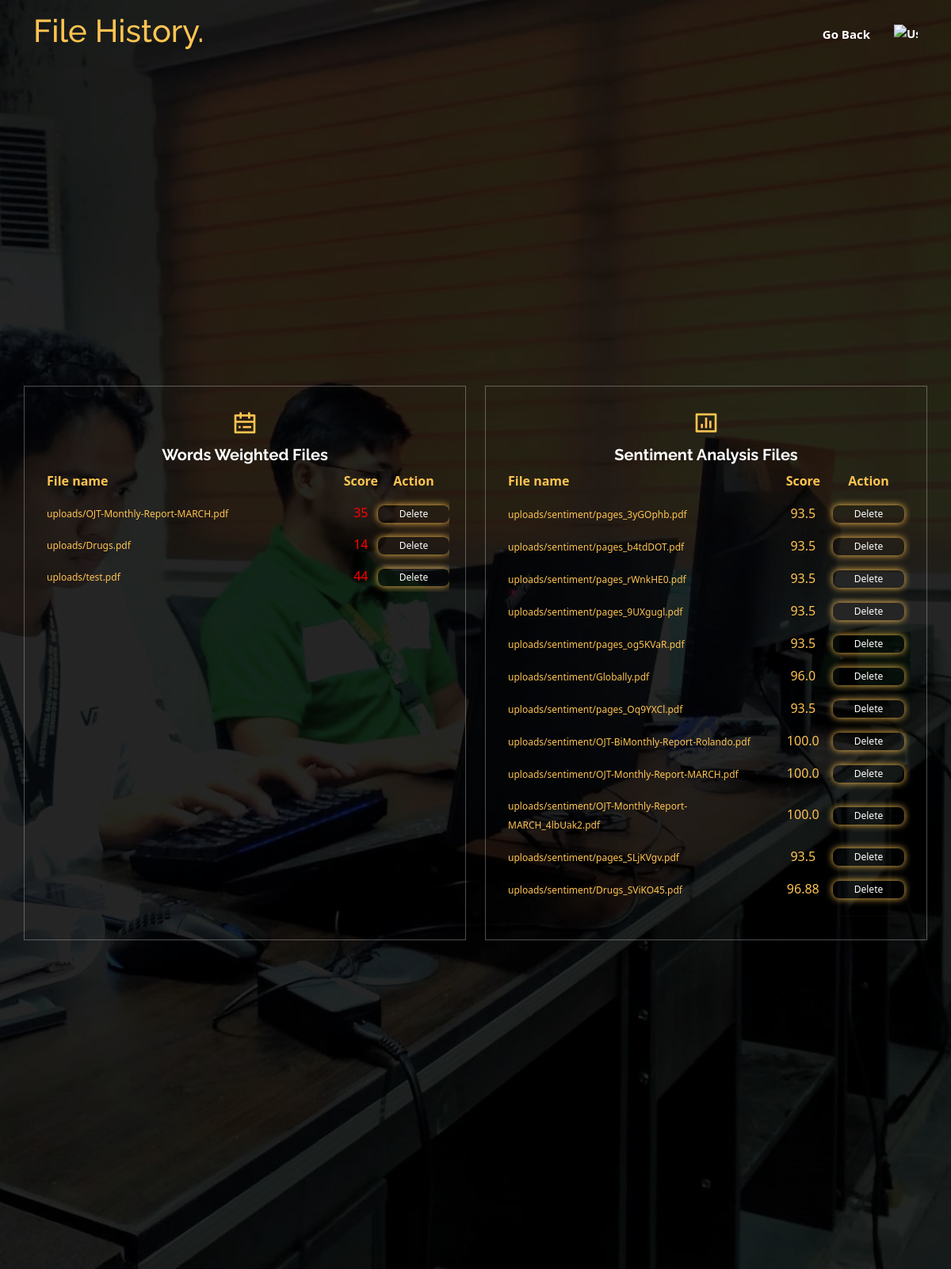
The app's page /user-files/ (signed in) with its own data.
### myApp/models.py (models this page shows, shortened)
class FileKeywordCount(models.Model):
    user = models.ForeignKey(User, on_delete=models.CASCADE)
    file = models.FileField(upload_to='uploads/')
    file_type = models.CharField(max_length=10)
    keyword_count = models.JSONField()
    date_added = models.DateField(default=timezone.now)
    backUp = models.IntegerField(default=1)
    date_backUp = models.DateField(default=timezone.now)

class UploadedFile(models.Model):
    user = models.ForeignKey(get_user_model(), on_delete=models.CASCADE)
    document = models.FileField(upload_to='uploads/sentiment/')
    similarity_score = models.FloatField(null=True, blank=True)
    date_added = models.DateField(default=timezone.now)
    file_type = models.CharField(max_length=100)  # Add the file_type field
    backUp = models.IntegerField(default=1)
    date_backUp = models.DateField(default=timezone.now)

### myApp/views.py (the view)
# urls.py: path('user-files/', views.user_files, name='user_files'),
@login_required
def user_files(request):
    user_files = FileKeywordCount.objects.filter(user=request.user)
    Sentiment_file = UploadedFile.objects.filter(user=request.user)
    if user_files.exists():
        for file_entry in user_files:
            overall_total = sum(data['total'] for data in file_entry.keyword_count.values())
            accept_score = AcceptScore.objects.first()  # Assuming only one accept score exists
            if overall_total == accept_score.score:
                score_description = "Score Passed"
            elif overall_total < accept_score.score:
                score_description = "Failed, Score is Below the passing score"
            else:
                score_description = "Failed, Score is Higher than the passing score"
            file_entry.overall_total = overall_total
            file_entry.score_description = score_description
    else:
        return render(request, 'user_files.html', {'no_data_available': True, 'Sentiment_file': Sentiment_file})
    if Sentiment_file.exists():
        return render(request, 'user_files.html', {'user_files': user_files, 'Sentiment_file': Sentiment_file})
    else:
        return render(request, 'user_files.html', {'no_sentiment_data_available': True, 'user_files': user_files})

### templates/user_files.html (shortened to what this page needs)
{% load static %}
<!DOCTYPE html>
<html lang="en">
<head>
    <link href="{% static 'vendor/aos/aos.css' %}" rel="stylesheet">
    <link href="{% static 'vendor/bootstrap/css/bootstrap.min.css' %}" rel="stylesheet">
    <link href="{% static 'vendor/bootstrap-icons/bootstrap-icons.css' %}" rel="stylesheet">
    <link href="{% static 'vendor/boxicons/css/boxicons.min.css' %}" rel="stylesheet">
    <link href="{% static 'vendor/glightbox/css/glightbox.min.css' %}" rel="stylesheet">
    <link href="{% static 'vendor/remixicon/remixicon.css' %}" rel="stylesheet">
    <link href="{% static 'vendor/swiper/swiper-bundle.min.css' %}" rel="stylesheet">
    <link href="{% static 'css/style.css' %}" rel="stylesheet">
</head>
<body>
<header id="header" class="fixed-top ">
    <div class="container d-flex align-items-center justify-content-lg-between">
        <h1 class="me-auto"><a href="#">File History<span>.</span></a></h1>
        <nav id="navbar" class="navbar order-last order-lg-0">
            <ul>
                <li>
                    <a href="{% url 'test' %}">Go Back</a>
                </li>
                <li>
                    <a href="{% url 'backUp' %}"><img src="../myApp/static/img/recycle-bin.png" alt="User Profile" style="width: 30px; height: 25px;"></a>
                </li>
            </ul>
        </nav>
    </div>
</header>
<section id="hero" class="d-flex align-items-center justify-content-center">
    <div class="container" data-aos="fade-up" style="padding:0;">
        <div class="row gy-4 mt-5 justify-content-center" data-aos="zoom-in" data-aos-delay="250" style="padding:0;">
            <div class="col-xl-2 col-md-4" id="box">
                <div class="icon-box">
                    <i class="ri-calendar-todo-line"></i>
                    <h3><a href="{% url 'user_upload' %}">Words Weighted Files</a></h3>
                    <div id="insideBox">
                        <table>
                            <tr>
                                <th style="text-align: left;">File name</th>
                                <th style="width: 40px; text-align: center; padding: 0;">Score</th>
                                <th style="width: 90px; padding: 0;">Action</th>
                            </tr>
                            {% if user_files %}
                                {% for file_entry in user_files %}
                                    {% if file_entry.backUp == 1 %}
                                        <tr>
                                            <td><a href="{% url 'file_details' file_entry.id %}" style="font-size: 12px;">{{file_entry.file.name}}</a></td>
                                            <td style="width: 40px; text-align: center;">
                                                {% if file_entry.score_description == "Score Passed" %}
                                                    <span style="color:#FFFFFF;">{{ file_entry.overall_total }}</span>
                                                {% else %}
                                                    <span style="color:red;">{{ file_entry.overall_total }}</span>
                                                {% endif %}</td>
                                            <td  style="width: 90px; padding: 0; padding-right: 0px;">
                                                <form action="{% url 'move_file' file_entry.id %}" method="post">
                                                    <button type="submit" style="font-size: 12px;">Delete</button>
                                                </form>
                                            </td>
                                        </tr>
                                    {% endif %}
                                {% endfor %}
                            {% else %}
                                <p style="color:#FBC150;font-weight: 500;">No Files Uploaded.</p>
                            {% endif %}
                        </table>
                    </div>
                </div>
            </div>
            <div class="col-xl-2 col-md-4" id="box">
                <div class="icon-box">
                    <i class="ri-bar-chart-box-line"></i>
                    <h3><a href="{% url 'user_files' %}">Sentiment Analysis Files</a></h3>
                    <div id="insideBox">
                        <table>
                            <tr>
                                <th style="text-align: left;">File name</th>
                                <th style="width: 40px; text-align: center;">Score</th>
                                <th style="width: 90px;">Action</th>
                            </tr>
                            {% if Sentiment_file %}
                                {% for uploaded_file in Sentiment_file %}
                                    {% if uploaded_file.backUp == 1 %}
                                        <tr>
                                            <td><a href="{{ uploaded_file.document.url }}" style="font-size: 12px;">{{ uploaded_file.document.name }}</a></td>
                                            <td style="width: 40px; text-align: center;">{{uploaded_file.similarity_score }}</td>
                                            <td style="width: 90px;">
                                                <form action="{% url 'move_file' uploaded_file.id %}" method="post">
                                                    <button type="submit" style="font-size: 12px;">Delete</button>
                                                </form>
                                            </td>
                                        </tr>
                                    {% endif %}
                                {% endfor %}
                            {% else %}
                                <p style="color:#FBC150;font-weight: 500;">No Files Uploaded.</p>
                            {% endif %}
                        </table>
                    </div>
                </div>
            </div>
        </div>
    </div>
</section>
</body>
</html>

### myApp/static/css/style.css (style rules this page uses)
a { color: #ffc451; text-decoration: none; }
h1, h2, h3, h4, h5, h6 { font-family: "Raleway", sans-serif; }
#header { transition: all 0.5s; z-index: 997; padding: 15px 0; }
.navbar { padding: 0; }
.navbar ul { margin: 0; padding: 0; display: flex; list-style: none; align-items: center; }
.navbar li { position: relative; }
.navbar a, .navbar a:focus { display: flex; align-items: center; justify-content: space-between; padding: 10px 0 10px 30px; font-size: 15px; font-weight: 600; color: #fff; white-space: nowrap; transition: 0.3s; }
#hero { width: 100%; min-height: 100vh; background: url("../img/Us.jpg") top center; background-size: cover; position: relative; }
#hero:before { content: ""; background: rgba(0, 0, 0, 0.6); position: absolute; bottom: 0; top: 0; left: 0; right: 0; }
#hero .container { position: relative; padding-top: 74px; text-align: center; }
#hero .icon-box { padding: 30px 20px; transition: ease-in-out 0.3s; border: 1px solid rgba(255, 255, 255, 0.3); height: 100%; text-align: center; }
#hero .icon-box i { font-size: 32px; line-height: 1; color: #ffc451; }
#hero .icon-box h3 { font-weight: 700; margin: 10px 0 0 0; padding: 0; line-height: 1; font-size: 20px; line-height: 26px; }
#hero .icon-box h3 a { color: #fff; transition: ease-in-out 0.3s; }
@media (min-width: 1024px) { #hero { background-attachment: fixed; } }
section { padding: 60px 0; overflow: hidden; }

### templates/user_files.html (style rules this page uses)
form button { width: 90px; color: #FFFF; background-color: transparent; border: 1px solid transparent; border-radius: 8px; box-shadow: 0px 0px 10px #ffc451; font-size: 12px; }
#box { height:auto; max-height: 700px; width: 50%; }
#insideBox { height: auto; max-height: 570px; overflow-y: auto; }
table { width: 100%; padding: 0; }
td, th { border: none; text-align: left; padding: 8px; color: #FFC451; }
th { text-align: center; }

### records on screen
FileKeywordCount: file.name "uploads/OJT-Monthly-Report-MARCH.pdf", overall_total "35"
FileKeywordCount: file.name "uploads/Drugs.pdf", overall_total "14"
FileKeywordCount: file.name "uploads/test.pdf", overall_total "44"
UploadedFile: document.name "uploads/sentiment/pages_3yGOphb.pdf", similarity_score "93.5"
UploadedFile: document.name "uploads/sentiment/pages_b4tdDOT.pdf", similarity_score "93.5"
UploadedFile: document.name "uploads/sentiment/pages_rWnkHE0.pdf", similarity_score "93.5"
UploadedFile: document.name "uploads/sentiment/pages_9UXgugl.pdf", similarity_score "93.5"
UploadedFile: document.name "uploads/sentiment/pages_og5KVaR.pdf", similarity_score "93.5"
UploadedFile: document.name "uploads/sentiment/Globally.pdf", similarity_score "96.0"
UploadedFile: document.name "uploads/sentiment/pages_Oq9YXCl.pdf", similarity_score "93.5"
UploadedFile: document.name "uploads/sentiment/OJT-BiMonthly-Report-Rolando.pdf", similarity_score "100.0"
UploadedFile: document.name "uploads/sentiment/OJT-Monthly-Report-MARCH.pdf", similarity_score "100.0"
UploadedFile: document.name "uploads/sentiment/OJT-Monthly-Report-MARCH_4lbUak2.pdf", similarity_score "100.0"
UploadedFile: document.name "uploads/sentiment/pages_SLjKVgv.pdf", similarity_score "93.5"
UploadedFile: document.name "uploads/sentiment/Drugs_SViKO45.pdf", similarity_score "96.88"
